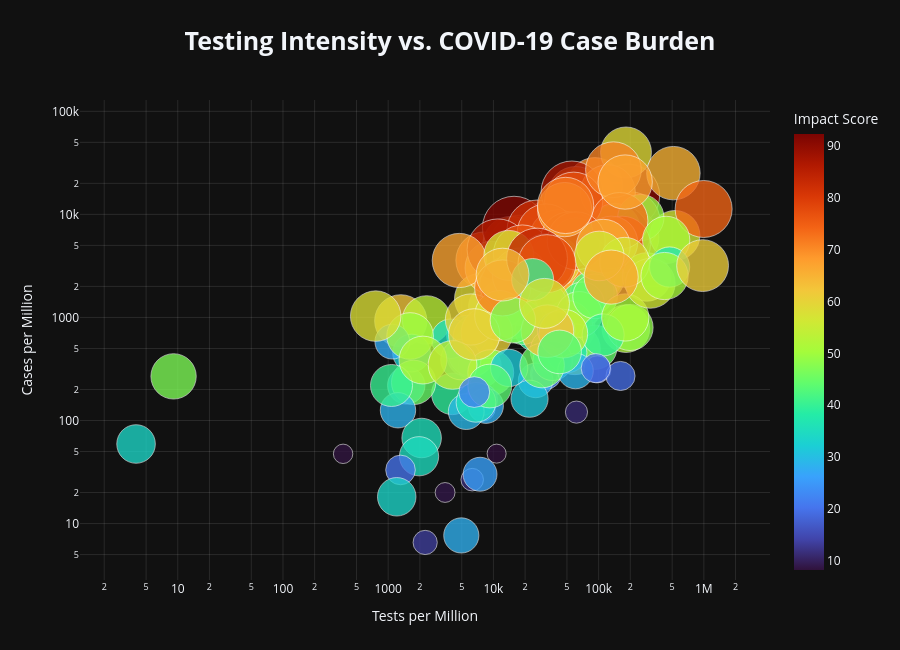

Notebook code cell kept with this figure:
### Code cell
# TESTING INTENSITY VS COVID CASE BURDEN

testing_chart = testing_analysis.merge(
    covid_clean[
        [
            "Country",
            "COVID_Impact_Score",
            "Impact_Category",
            "Mortality_Rate"
        ]
    ],
    on="Country",
    how="left"
)

testing_chart = testing_chart.dropna(
    subset=[
        "Calculated_Tests_per_1M",
        "Calculated_Cases_per_1M",
        "COVID_Impact_Score"
    ]
)

fig = px.scatter(
    testing_chart,
    x="Calculated_Tests_per_1M",
    y="Calculated_Cases_per_1M",
    size="COVID_Impact_Score",
    color="COVID_Impact_Score",
    color_continuous_scale="Turbo",
    hover_name="Country",
    hover_data={
        "Calculated_Tests_per_1M": ":,.0f",
        "Calculated_Cases_per_1M": ":,.0f",
        "COVID_Impact_Score": ":.2f",
        "Mortality_Rate": ":.2f",
        "Impact_Category": True
    },
    size_max=45,
    opacity=0.78,
    log_x=True,
    log_y=True,
    title="<b>Testing Intensity vs. COVID-19 Case Burden</b>",
    labels={
        "Calculated_Tests_per_1M": "Tests per Million",
        "Calculated_Cases_per_1M": "Cases per Million",
        "COVID_Impact_Score": "Impact Score"
    },
    height=650
)

fig.update_traces(
    marker=dict(
        line=dict(
            width=1,
            color="rgba(255,255,255,0.7)"
        )
    )
)

fig.update_layout(
    template="plotly_dark",
    title=dict(
        x=0.5,
        font=dict(size=25)
    ),
    xaxis=dict(
        showgrid=True,
        gridcolor="rgba(255,255,255,0.10)"
    ),
    yaxis=dict(
        showgrid=True,
        gridcolor="rgba(255,255,255,0.10)"
    ),
    coloraxis_colorbar=dict(
        title="Impact Score"
    ),
    margin=dict(l=80, r=80, t=100, b=70)
)

fig.show()

### Figure 1 — Plotly figure (JSON) as saved in the notebook; plotly's stock layout.template omitted (floating-point values rounded to 4 significant figures; data arrays with more than 128 entries replaced by an {"elided": "..."} marker saying what was removed)
{"data": [{"customdata": {"elided": "169x3 mixed values"}, "hovertemplate": "<b>%{hovertext}</b><br><br>Tests per Million=%{x:,.0f}<br>Cases per Million=%{y:,.0f}<br>Impact Score=%{marker.color:.2f}<br>Mortality_Rate=%{customdata[1]:.2f}<br>Impact_Category=%{customdata[2]}<extra></extra>", "hovertext": {"elided": "169 str values"}, "legendgroup": "", "marker": {"color": {"elided": "169 float values"}, "coloraxis": "coloraxis", "line": {"color": "rgba(255,255,255,0.7)", "width": 1}, "opacity": 0.78, "size": {"elided": "169 float values"}, "sizemode": "area", "sizeref": 0.04556, "symbol": "circle"}, "mode": "markers", "name": "", "orientation": "v", "showlegend": false, "type": "scatter", "x": {"elided": "169 float values"}, "xaxis": "x", "y": {"elided": "169 float values"}, "yaxis": "y"}], "layout": {"coloraxis": {"autocolorscale": false, "colorbar": {"title": {"text": "Impact Score"}}, "colorscale": [[0, "#30123b"], [0.07143, "#4145ab"], [0.1429, "#4675ed"], [0.2143, "#39a2fc"], [0.2857, "#1bcfd4"], [0.3571, "#24eca6"], [0.4286, "#61fc6c"], [0.5, "#a4fc3b"], [0.5714, "#d1e834"], [0.6429, "#f3c63a"], [0.7143, "#fe9b2d"], [0.7857, "#f36315"], [0.8571, "#d93806"], [0.9286, "#b11901"], [1, "#7a0402"]]}, "height": 650, "legend": {"itemsizing": "constant", "tracegroupgap": 0}, "margin": {"b": 70, "l": 80, "r": 80, "t": 100}, "title": {"font": {"size": 25}, "text": "<b>Testing Intensity vs. COVID-19 Case Burden</b>", "x": 0.5}, "xaxis": {"anchor": "y", "domain": [0, 1], "gridcolor": "rgba(255,255,255,0.10)", "showgrid": true, "title": {"text": "Tests per Million"}, "type": "log"}, "yaxis": {"anchor": "x", "domain": [0, 1], "gridcolor": "rgba(255,255,255,0.10)", "showgrid": true, "title": {"text": "Cases per Million"}, "type": "log"}}}
